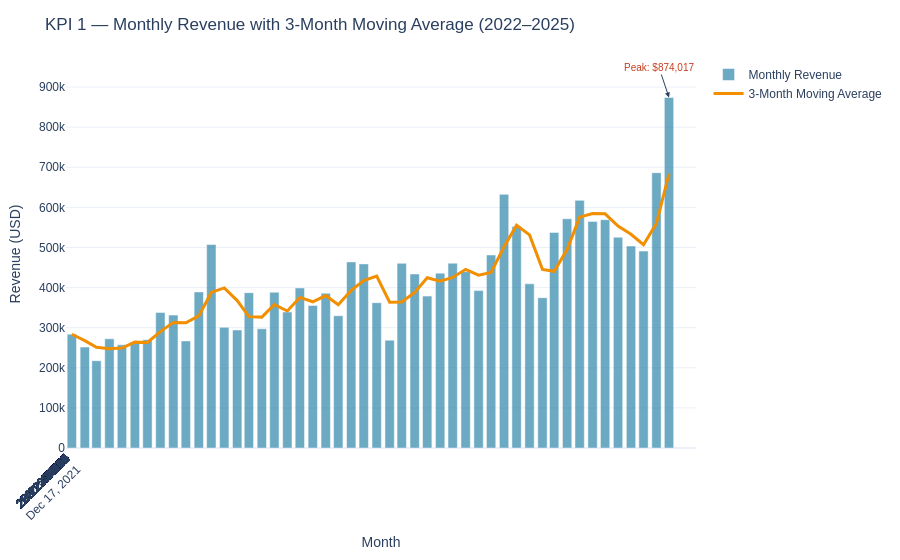

The cell this chart's notebook holds for it:
### Markdown cell above
---
## KPI 1 — Total Revenue Trend

### Code cell
# ── KPI 1: Monthly Revenue with 3-Month Moving Average ──────

df_kpi1 = conn.execute("""
WITH monthly_revenue AS (
    SELECT
        d.year
        ,d.month
        ,d.month_name
        ,strftime(MIN(d.full_date), '%Y-%m') AS period
        ,ROUND(SUM(f.net_amount), 2) AS revenue
    FROM Fact_Order_Line f
    JOIN Dim_Date d
        ON f.date_key = d.date_key
    GROUP BY
        d.year
        ,d.month
        ,d.month_name
)
SELECT
    year
    ,month
    ,month_name
    ,period
    ,revenue
    ,ROUND(AVG(revenue) OVER (
        ORDER BY year, month
        ROWS BETWEEN 2 PRECEDING AND CURRENT ROW
    ), 2) AS moving_avg_3m
FROM monthly_revenue
ORDER BY year, month
""").fetchdf()

print(f"Total 4-year revenue: ${df_kpi1['revenue'].sum():,.2f}")
print(f"Months covered: {len(df_kpi1)}")


def plot_revenue_trend(df: pd.DataFrame) -> go.Figure:
    """Monthly revenue bar chart with 3-month moving average overlay.

    Args:
        df: DataFrame with columns [period, revenue, moving_avg_3m]

    Returns:
        go.Figure: Interactive bar + line chart

    Raises:
        ValueError: If required columns are missing from df
    """
    required_cols = ['period', 'revenue', 'moving_avg_3m']
    missing = [c for c in required_cols if c not in df.columns]
    if missing:
        raise ValueError(f"Missing columns: {missing}")

    try:
        fig = go.Figure()

        fig.add_trace(go.Bar(
            x=df['period'], y=df['revenue'],
            name='Monthly Revenue',
            marker_color=PALETTE[0], opacity=0.7,
        ))

        fig.add_trace(go.Scatter(
            x=df['period'], y=df['moving_avg_3m'],
            name='3-Month Moving Average',
            line=dict(color=PALETTE[2], width=3),
        ))

        # Annotate peak revenue month
        peak_idx = df['revenue'].idxmax()
        fig.add_annotation(
            x=df.loc[peak_idx, 'period'],
            y=df.loc[peak_idx, 'revenue'],
            text=f"Peak: ${df.loc[peak_idx, 'revenue']:,.0f}",
            showarrow=True, arrowhead=2,
            font=dict(size=10, color=PALETTE[3]),
        )

        fig.update_layout(
            **LAYOUT_DEFAULTS,
            title='KPI 1 — Monthly Revenue with 3-Month Moving Average (2022–2025)',
            xaxis_title='Month',
            yaxis_title='Revenue (USD)',
            xaxis=dict(tickangle=-45, dtick=3),
        )
        return fig

    except Exception as e:
        raise RuntimeError(f"plot_revenue_trend failed: {e}") from e


fig = plot_revenue_trend(df_kpi1)
fig.show()

### Figure 1 — Plotly figure (JSON) as saved in the notebook; plotly's stock layout.template omitted (floating-point values rounded to 4 significant figures)
{"data": [{"marker": {"color": "#2E86AB"}, "name": "Monthly Revenue", "opacity": 0.7, "type": "bar", "x": ["2022-01", "2022-02", "2022-03", "2022-04", "2022-05", "2022-06", "2022-07", "2022-08", "2022-09", "2022-10", "2022-11", "2022-12", "2023-01", "2023-02", "2023-03", "2023-04", "2023-05", "2023-06", "2023-07", "2023-08", "2023-09", "2023-10", "2023-11", "2023-12", "2024-01", "2024-02", "2024-03", "2024-04", "2024-05", "2024-06", "2024-07", "2024-08", "2024-09", "2024-10", "2024-11", "2024-12", "2025-01", "2025-02", "2025-03", "2025-04", "2025-05", "2025-06", "2025-07", "2025-08", "2025-09", "2025-10", "2025-11", "2025-12"], "y": [283700.0, 251700.0, 217700.0, 272300.0, 257300.0, 262300.0, 270000.0, 338100.0, 331500.0, 267100.0, 389200.0, 507500.0, 300900.0, 294300.0, 387400.0, 297400.0, 388300.0, 339200.0, 399100.0, 355500.0, 386000.0, 329800.0, 464100.0, 459100.0, 362400.0, 268900.0, 460700.0, 433800.0, 378800.0, 435900.0, 460900.0, 439800.0, 392500.0, 481200.0, 632600.0, 552000.0, 409500.0, 374700.0, 537600.0, 571600.0, 617500.0, 565100.0, 569400.0, 525600.0, 503600.0, 491100.0, 686500.0, 874000.0]}, {"line": {"color": "#F18F01", "width": 3}, "name": "3-Month Moving Average", "type": "scatter", "x": ["2022-01", "2022-02", "2022-03", "2022-04", "2022-05", "2022-06", "2022-07", "2022-08", "2022-09", "2022-10", "2022-11", "2022-12", "2023-01", "2023-02", "2023-03", "2023-04", "2023-05", "2023-06", "2023-07", "2023-08", "2023-09", "2023-10", "2023-11", "2023-12", "2024-01", "2024-02", "2024-03", "2024-04", "2024-05", "2024-06", "2024-07", "2024-08", "2024-09", "2024-10", "2024-11", "2024-12", "2025-01", "2025-02", "2025-03", "2025-04", "2025-05", "2025-06", "2025-07", "2025-08", "2025-09", "2025-10", "2025-11", "2025-12"], "y": [283700.0, 267700.0, 251000.0, 247300.0, 249100.0, 264000.0, 263200.0, 290100.0, 313200.0, 312300.0, 329300.0, 388000.0, 399200.0, 367600.0, 327500.0, 326400.0, 357700.0, 341600.0, 375500.0, 364600.0, 380200.0, 357100.0, 393300.0, 417700.0, 428500.0, 363500.0, 364000.0, 387800.0, 424400.0, 416200.0, 425200.0, 445500.0, 431000.0, 437800.0, 502100.0, 555300.0, 531400.0, 445400.0, 440600.0, 494700.0, 575600.0, 584700.0, 584000.0, 553400.0, 532900.0, 506800.0, 560400.0, 683900.0]}], "layout": {"annotations": [{"arrowhead": 2, "font": {"color": "#C73E1D", "size": 10}, "showarrow": true, "text": "Peak: $874,017", "x": "2025-12", "y": 874000.0}], "font": {"family": "Arial", "size": 12}, "hovermode": "x unified", "margin": {"b": 50, "l": 60, "r": 40, "t": 60}, "title": {"text": "KPI 1 — Monthly Revenue with 3-Month Moving Average (2022–2025)"}, "xaxis": {"dtick": 3, "tickangle": -45, "title": {"text": "Month"}}, "yaxis": {"title": {"text": "Revenue (USD)"}}}}
